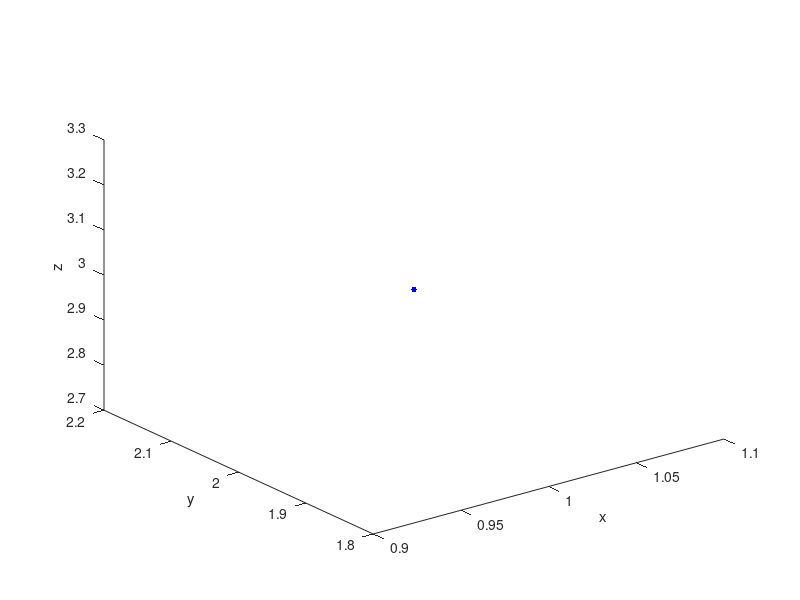

MATLAB code to generate this figure:
# point.m
#
# Copyright 2015 2016 2017 2018 by John Gambini
#
clear all; clc; close all;

plot3(1,2,3,'.','markersize',12,'color', 'b');

xlabel x;
ylabel y;
zlabel z;



